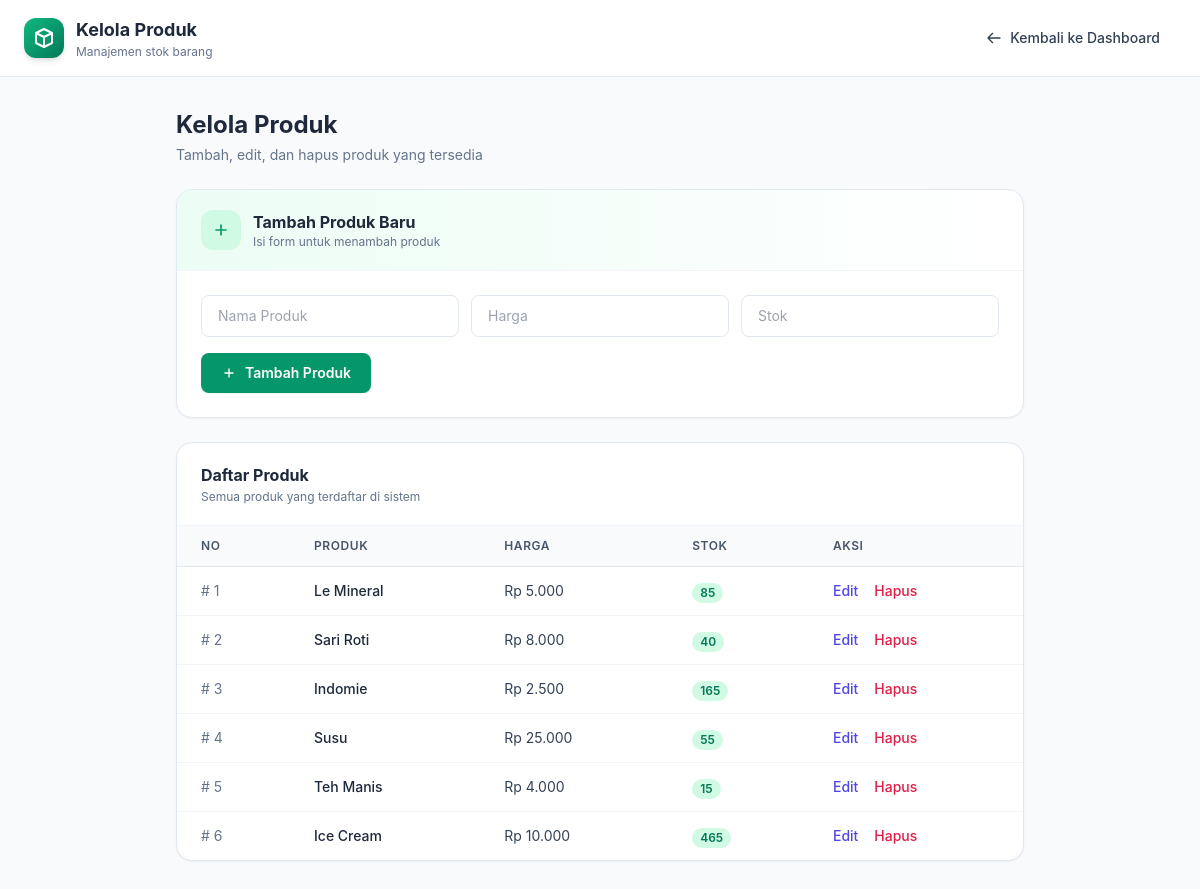
The app's page /produk.php (signed in) with its own data.
### tables this page shows
CREATE TABLE `produk` (
  `id` int NOT NULL,
  `nama_produk` varchar(100) NOT NULL,
  `harga` int NOT NULL,
  `stok` int NOT NULL
);

### produk.php (the view, shortened to what this page needs)
<?php
include 'koneksi.php';
$produk_list = mysqli_query($koneksi, "SELECT * FROM produk");
?>
<!DOCTYPE html>
<html lang="id">
<head>
    <script src="https://cdn.tailwindcss.com"></script>
    <link rel="stylesheet" href="https://cdn.jsdelivr.net/npm/@fontsource/inter@5.0.0/index.css">
</head>
<body class="min-h-screen bg-slate-50">
    <nav class="bg-white border-b border-slate-200 sticky top-0 z-50">
        <div class="max-w-7xl mx-auto px-6 py-4 flex items-center justify-between">
            <div class="flex items-center gap-3">
                <div
                    class="w-10 h-10 bg-gradient-to-br from-emerald-500 to-emerald-700 rounded-xl flex items-center justify-center shadow-md">
                    <svg class="w-6 h-6 text-white" fill="none" stroke="currentColor" viewBox="0 0 24 24">
                        <path stroke-linecap="round" stroke-linejoin="round" stroke-width="2"
                            d="M20 7l-8-4-8 4m16 0l-8 4m8-4v10l-8 4m0-10L4 7m8 4v10M4 7v10l8 4" />
                    </svg>
                </div>
                <div>
                    <h1 class="text-lg font-bold text-slate-800">Kelola Produk</h1>
                    <p class="text-xs text-slate-500">Manajemen stok barang</p>
                </div>
            </div>
            <a href="index.php"
                class="inline-flex items-center gap-2 px-4 py-2 text-sm font-medium text-slate-700 hover:bg-slate-100 rounded-lg transition">
                <svg class="w-4 h-4" fill="none" stroke="currentColor" viewBox="0 0 24 24">
                    <path stroke-linecap="round" stroke-linejoin="round" stroke-width="2"
                        d="M10 19l-7-7m0 0l7-7m-7 7h18" />
                </svg>
                Kembali ke Dashboard
            </a>
        </div>
    </nav>
    <main class="max-w-4xl mx-auto px-6 py-8 space-y-6">
        <div>
            <h2 class="text-2xl font-bold text-slate-800">Kelola Produk</h2>
            <p class="text-sm text-slate-500 mt-1">Tambah, edit, dan hapus produk yang tersedia</p>
        </div>
        <div class="bg-white rounded-2xl border border-slate-200 shadow-sm overflow-hidden">
            <div class="px-6 py-5 border-b border-slate-100 bg-gradient-to-r from-emerald-50 to-transparent">
                <div class="flex items-center gap-3">
                    <div class="w-10 h-10 bg-emerald-100 text-emerald-600 rounded-xl flex items-center justify-center">
                        <svg class="w-5 h-5" fill="none" stroke="currentColor" viewBox="0 0 24 24">
                            <path stroke-linecap="round" stroke-linejoin="round" stroke-width="2"
                                d="M12 6v6m0 0v6m0-6h6m-6 0H6" />
                        </svg>
                    </div>
                    <div>
                        <h3 class="text-base font-bold text-slate-800">Tambah Produk Baru</h3>
                        <p class="text-xs text-slate-500">Isi form untuk menambah produk</p>
                    </div>
                </div>
            </div>
            <form action="" method="POST" class="p-6">
                <div class="grid grid-cols-1 sm:grid-cols-3 gap-3">
                    <input type="text" name="nama_produk" placeholder="Nama Produk" required
                        class="px-4 py-2.5 bg-white border border-slate-200 rounded-lg focus:ring-2 focus:ring-emerald-500 focus:border-transparent outline-none transition text-sm">
                    <input type="number" name="harga" placeholder="Harga" min="0" required
                        class="px-4 py-2.5 bg-white border border-slate-200 rounded-lg focus:ring-2 focus:ring-emerald-500 focus:border-transparent outline-none transition text-sm">
                    <input type="number" name="stok" placeholder="Stok" min="0" required
                        class="px-4 py-2.5 bg-white border border-slate-200 rounded-lg focus:ring-2 focus:ring-emerald-500 focus:border-transparent outline-none transition text-sm">
                </div>
                <button type="submit" name="tambah_produk"
                    class="mt-4 px-5 py-2.5 bg-emerald-600 hover:bg-emerald-700 text-white text-sm font-semibold rounded-lg transition shadow-sm flex items-center gap-2">
                    <svg class="w-4 h-4" fill="none" stroke="currentColor" viewBox="0 0 24 24">
                        <path stroke-linecap="round" stroke-linejoin="round" stroke-width="2"
                            d="M12 6v6m0 0v6m0-6h6m-6 0H6" />
                    </svg>
                    Tambah Produk
                </button>
            </form>
        </div>
        <div class="bg-white rounded-2xl border border-slate-200 shadow-sm overflow-hidden">
            <div class="px-6 py-5 border-b border-slate-100">
                <h3 class="text-base font-bold text-slate-800">Daftar Produk</h3>
                <p class="text-xs text-slate-500 mt-0.5">Semua produk yang terdaftar di sistem</p>
            </div>
            <div class="overflow-x-auto">
                <table class="w-full">
                    <thead class="bg-slate-50 border-b border-slate-200">
                        <tr>
                            <th
                                class="px-6 py-3 text-left text-xs font-semibold text-slate-600 uppercase tracking-wider">
                                No</th>
                            <th
                                class="px-6 py-3 text-left text-xs font-semibold text-slate-600 uppercase tracking-wider">
                                Produk</th>
                            <th
                                class="px-6 py-3 text-left text-xs font-semibold text-slate-600 uppercase tracking-wider">
                                Harga</th>
                            <th
                                class="px-6 py-3 text-left text-xs font-semibold text-slate-600 uppercase tracking-wider">
                                Stok</th>
                            <th
                                class="px-6 py-3 text-left text-xs font-semibold text-slate-600 uppercase tracking-wider">
                                Aksi</th>
                        </tr>
                    </thead>
                    <tbody class="divide-y divide-slate-100">
                        <?php $no = 1;
                        while ($row = mysqli_fetch_assoc($produk_list)): ?>
                            <tr class="hover:bg-slate-50 transition">
                                <td class="px-6 py-3 text-sm text-slate-500">#
                                    <?php echo $no++; ?>
                                </td>
                                <td class="px-6 py-3 text-sm font-medium text-slate-800">
                                    <?php echo htmlspecialchars($row['nama_produk']); ?>
                                </td>
                                <td class="px-6 py-3 text-sm text-slate-700">
                                    Rp
                                    <?php echo number_format($row['harga'], 0, ',', '.'); ?>
                                </td>
                                <td class="px-6 py-3">
                                    <span
                                        class="inline-flex px-2 py-0.5 text-xs font-semibold rounded-full <?php echo $row['stok'] > 5 ? 'bg-emerald-100 text-emerald-700' : 'bg-amber-100 text-amber-700'; ?>">
                                        <?php echo $row['stok']; ?>
                                    </span>
                                </td>
                                <td class="px-6 py-3 text-sm space-x-3">
                                    <a href="edit.php?id=<?php echo $row['id']; ?>"
                                        class="text-indigo-600 hover:text-indigo-800 font-medium">Edit</a>
                                    <a href="hapus.php?id=<?php echo $row['id']; ?>"
                                        onclick="return confirm('Hapus produk <?php echo htmlspecialchars($row['nama_produk'], ENT_QUOTES); ?>?')"
                                        class="text-rose-600 hover:text-rose-800 font-medium">Hapus</a>
                                </td>
                            </tr>
                        <?php endwhile; ?>
                    </tbody>
                </table>
            </div>
        </div>
    </main>
</body>
</html>

### produk.php (style rules this page uses)
body { font-family: 'Inter', sans-serif; }

### records on screen
produk: nama_produk "Le Mineral", harga "5.000", stok "85"
produk: nama_produk "Sari Roti", harga "8.000", stok "40"
produk: nama_produk "Indomie", harga "2.500", stok "165"
produk: nama_produk "Susu", harga "25.000", stok "55"
produk: nama_produk "Teh Manis", harga "4.000", stok "15"
produk: nama_produk "Ice Cream", harga "10.000", stok "465"
